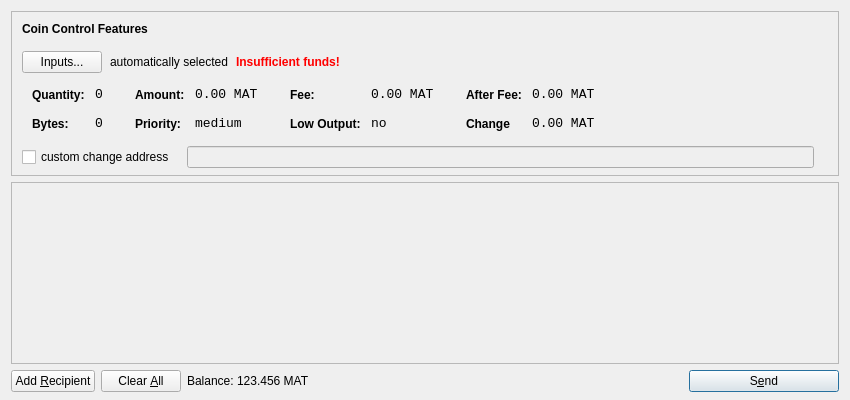
<?xml version="1.0" encoding="UTF-8"?>
<ui version="4.0">
 <class>SendCoinsDialog</class>
 <widget class="QDialog" name="SendCoinsDialog">
  <property name="geometry">
   <rect>
    <x>0</x>
    <y>0</y>
    <width>850</width>
    <height>400</height>
   </rect>
  </property>
  <property name="windowTitle">
   <string>Send Coins</string>
  </property>
  <layout class="QVBoxLayout" name="verticalLayout" stretch="0,1,0">
   <property name="bottomMargin">
    <number>8</number>
   </property>
   <item>
    <widget class="QFrame" name="frameCoinControl">
     <property name="sizePolicy">
      <sizepolicy hsizetype="Expanding" vsizetype="Expanding">
       <horstretch>0</horstretch>
       <verstretch>0</verstretch>
      </sizepolicy>
     </property>
     <property name="maximumSize">
      <size>
       <width>16777215</width>
       <height>16777215</height>
      </size>
     </property>
     <property name="frameShape">
      <enum>QFrame::StyledPanel</enum>
     </property>
     <property name="frameShadow">
      <enum>QFrame::Sunken</enum>
     </property>
     <layout class="QVBoxLayout" name="verticalLayoutCoinControl2">
      <property name="spacing">
       <number>-1</number>
      </property>
      <property name="leftMargin">
       <number>0</number>
      </property>
      <property name="topMargin">
       <number>0</number>
      </property>
      <property name="rightMargin">
       <number>0</number>
      </property>
      <property name="bottomMargin">
       <number>6</number>
      </property>
      <item>
       <layout class="QVBoxLayout" name="verticalLayoutCoinControl" stretch="0,0,0,0,1">
        <property name="spacing">
         <number>0</number>
        </property>
        <property name="leftMargin">
         <number>10</number>
        </property>
        <property name="topMargin">
         <number>10</number>
        </property>
        <item>
         <layout class="QHBoxLayout" name="horizontalLayoutCoinControl1">
          <property name="bottomMargin">
           <number>15</number>
          </property>
          <item>
           <widget class="QLabel" name="labelCoinControlFeatures">
            <property name="sizePolicy">
             <sizepolicy hsizetype="Preferred" vsizetype="Maximum">
              <horstretch>0</horstretch>
              <verstretch>0</verstretch>
             </sizepolicy>
            </property>
            <property name="font">
             <font>
              <weight>75</weight>
              <bold>true</bold>
             </font>
            </property>
            <property name="styleSheet">
             <string notr="true">font-weight:bold;</string>
            </property>
            <property name="text">
             <string>Coin Control Features</string>
            </property>
           </widget>
          </item>
         </layout>
        </item>
        <item>
         <layout class="QHBoxLayout" name="horizontalLayoutCoinControl2" stretch="0,0,0,0">
          <property name="spacing">
           <number>8</number>
          </property>
          <property name="bottomMargin">
           <number>10</number>
          </property>
          <item>
           <widget class="QPushButton" name="pushButtonCoinControl">
            <property name="styleSheet">
             <string notr="true"/>
            </property>
            <property name="text">
             <string>Inputs...</string>
            </property>
           </widget>
          </item>
          <item>
           <widget class="QLabel" name="labelCoinControlAutomaticallySelected">
            <property name="text">
             <string>automatically selected</string>
            </property>
            <property name="margin">
             <number>5</number>
            </property>
           </widget>
          </item>
          <item>
           <widget class="QLabel" name="labelCoinControlInsuffFunds">
            <property name="font">
             <font>
              <weight>75</weight>
              <bold>true</bold>
             </font>
            </property>
            <property name="styleSheet">
             <string notr="true">color:red;font-weight:bold;</string>
            </property>
            <property name="text">
             <string>Insufficient funds!</string>
            </property>
            <property name="margin">
             <number>5</number>
            </property>
           </widget>
          </item>
          <item>
           <spacer name="horizontalSpacerCoinControl">
            <property name="orientation">
             <enum>Qt::Horizontal</enum>
            </property>
            <property name="sizeHint" stdset="0">
             <size>
              <width>40</width>
              <height>1</height>
             </size>
            </property>
           </spacer>
          </item>
         </layout>
        </item>
        <item>
         <widget class="QWidget" name="widgetCoinControl" native="true">
          <property name="sizePolicy">
           <sizepolicy hsizetype="Preferred" vsizetype="Preferred">
            <horstretch>0</horstretch>
            <verstretch>0</verstretch>
           </sizepolicy>
          </property>
          <property name="minimumSize">
           <size>
            <width>0</width>
            <height>0</height>
           </size>
          </property>
          <property name="styleSheet">
           <string notr="true"/>
          </property>
          <layout class="QHBoxLayout" name="horizontalLayoutCoinControl5">
           <property name="margin">
            <number>0</number>
           </property>
           <item>
            <layout class="QHBoxLayout" name="horizontalLayoutCoinControl3" stretch="0,0,0,1">
             <property name="spacing">
              <number>20</number>
             </property>
             <property name="topMargin">
              <number>0</number>
             </property>
             <property name="bottomMargin">
              <number>10</number>
             </property>
             <item>
              <layout class="QFormLayout" name="formLayoutCoinControl1">
               <property name="horizontalSpacing">
                <number>10</number>
               </property>
               <property name="verticalSpacing">
                <number>14</number>
               </property>
               <property name="leftMargin">
                <number>10</number>
               </property>
               <property name="topMargin">
                <number>4</number>
               </property>
               <property name="rightMargin">
                <number>6</number>
               </property>
               <item row="0" column="0">
                <widget class="QLabel" name="labelCoinControlQuantityText">
                 <property name="styleSheet">
                  <string notr="true">font-weight:bold;</string>
                 </property>
                 <property name="text">
                  <string>Quantity:</string>
                 </property>
                 <property name="margin">
                  <number>0</number>
                 </property>
                </widget>
               </item>
               <item row="0" column="1">
                <widget class="QLabel" name="labelCoinControlQuantity">
                 <property name="font">
                  <font>
                   <family>Monospace</family>
                   <pointsize>10</pointsize>
                  </font>
                 </property>
                 <property name="cursor">
                  <cursorShape>IBeamCursor</cursorShape>
                 </property>
                 <property name="contextMenuPolicy">
                  <enum>Qt::ActionsContextMenu</enum>
                 </property>
                 <property name="text">
                  <string>0</string>
                 </property>
                 <property name="margin">
                  <number>0</number>
                 </property>
                 <property name="textInteractionFlags">
                  <set>Qt::LinksAccessibleByMouse|Qt::TextSelectableByKeyboard|Qt::TextSelectableByMouse</set>
                 </property>
                </widget>
               </item>
               <item row="1" column="0">
                <widget class="QLabel" name="labelCoinControlBytesText">
                 <property name="styleSheet">
                  <string notr="true">font-weight:bold;</string>
                 </property>
                 <property name="text">
                  <string>Bytes:</string>
                 </property>
                </widget>
               </item>
               <item row="1" column="1">
                <widget class="QLabel" name="labelCoinControlBytes">
                 <property name="font">
                  <font>
                   <family>Monospace</family>
                   <pointsize>10</pointsize>
                  </font>
                 </property>
                 <property name="cursor">
                  <cursorShape>IBeamCursor</cursorShape>
                 </property>
                 <property name="contextMenuPolicy">
                  <enum>Qt::ActionsContextMenu</enum>
                 </property>
                 <property name="text">
                  <string>0</string>
                 </property>
                 <property name="textInteractionFlags">
                  <set>Qt::LinksAccessibleByMouse|Qt::TextSelectableByKeyboard|Qt::TextSelectableByMouse</set>
                 </property>
                </widget>
               </item>
              </layout>
             </item>
             <item>
              <layout class="QFormLayout" name="formLayoutCoinControl2">
               <property name="horizontalSpacing">
                <number>10</number>
               </property>
               <property name="verticalSpacing">
                <number>14</number>
               </property>
               <property name="leftMargin">
                <number>6</number>
               </property>
               <property name="topMargin">
                <number>4</number>
               </property>
               <property name="rightMargin">
                <number>6</number>
               </property>
               <item row="0" column="0">
                <widget class="QLabel" name="labelCoinControlAmountText">
                 <property name="styleSheet">
                  <string notr="true">font-weight:bold;</string>
                 </property>
                 <property name="text">
                  <string>Amount:</string>
                 </property>
                 <property name="margin">
                  <number>0</number>
                 </property>
                </widget>
               </item>
               <item row="0" column="1">
                <widget class="QLabel" name="labelCoinControlAmount">
                 <property name="font">
                  <font>
                   <family>Monospace</family>
                   <pointsize>10</pointsize>
                  </font>
                 </property>
                 <property name="cursor">
                  <cursorShape>IBeamCursor</cursorShape>
                 </property>
                 <property name="contextMenuPolicy">
                  <enum>Qt::ActionsContextMenu</enum>
                 </property>
                 <property name="text">
                  <string>0.00 MAT</string>
                 </property>
                 <property name="textInteractionFlags">
                  <set>Qt::LinksAccessibleByMouse|Qt::TextSelectableByKeyboard|Qt::TextSelectableByMouse</set>
                 </property>
                </widget>
               </item>
               <item row="1" column="0">
                <widget class="QLabel" name="labelCoinControlPriorityText">
                 <property name="styleSheet">
                  <string notr="true">font-weight:bold;</string>
                 </property>
                 <property name="text">
                  <string>Priority:</string>
                 </property>
                </widget>
               </item>
               <item row="1" column="1">
                <widget class="QLabel" name="labelCoinControlPriority">
                 <property name="font">
                  <font>
                   <family>Monospace</family>
                   <pointsize>10</pointsize>
                  </font>
                 </property>
                 <property name="cursor">
                  <cursorShape>IBeamCursor</cursorShape>
                 </property>
                 <property name="contextMenuPolicy">
                  <enum>Qt::ActionsContextMenu</enum>
                 </property>
                 <property name="text">
                  <string>medium</string>
                 </property>
                 <property name="textInteractionFlags">
                  <set>Qt::LinksAccessibleByMouse|Qt::TextSelectableByKeyboard|Qt::TextSelectableByMouse</set>
                 </property>
                </widget>
               </item>
              </layout>
             </item>
             <item>
              <layout class="QFormLayout" name="formLayoutCoinControl3">
               <property name="horizontalSpacing">
                <number>10</number>
               </property>
               <property name="verticalSpacing">
                <number>14</number>
               </property>
               <property name="leftMargin">
                <number>6</number>
               </property>
               <property name="topMargin">
                <number>4</number>
               </property>
               <property name="rightMargin">
                <number>6</number>
               </property>
               <item row="0" column="0">
                <widget class="QLabel" name="labelCoinControlFeeText">
                 <property name="styleSheet">
                  <string notr="true">font-weight:bold;</string>
                 </property>
                 <property name="text">
                  <string>Fee:</string>
                 </property>
                 <property name="margin">
                  <number>0</number>
                 </property>
                </widget>
               </item>
               <item row="0" column="1">
                <widget class="QLabel" name="labelCoinControlFee">
                 <property name="font">
                  <font>
                   <family>Monospace</family>
                   <pointsize>10</pointsize>
                  </font>
                 </property>
                 <property name="cursor">
                  <cursorShape>IBeamCursor</cursorShape>
                 </property>
                 <property name="contextMenuPolicy">
                  <enum>Qt::ActionsContextMenu</enum>
                 </property>
                 <property name="text">
                  <string>0.00 MAT</string>
                 </property>
                 <property name="textInteractionFlags">
                  <set>Qt::LinksAccessibleByMouse|Qt::TextSelectableByKeyboard|Qt::TextSelectableByMouse</set>
                 </property>
                </widget>
               </item>
               <item row="1" column="0">
                <widget class="QLabel" name="labelCoinControlLowOutputText">
                 <property name="styleSheet">
                  <string notr="true">font-weight:bold;</string>
                 </property>
                 <property name="text">
                  <string>Low Output:</string>
                 </property>
                </widget>
               </item>
               <item row="1" column="1">
                <widget class="QLabel" name="labelCoinControlLowOutput">
                 <property name="font">
                  <font>
                   <family>Monospace</family>
                   <pointsize>10</pointsize>
                  </font>
                 </property>
                 <property name="cursor">
                  <cursorShape>IBeamCursor</cursorShape>
                 </property>
                 <property name="contextMenuPolicy">
                  <enum>Qt::ActionsContextMenu</enum>
                 </property>
                 <property name="text">
                  <string>no</string>
                 </property>
                 <property name="textInteractionFlags">
                  <set>Qt::LinksAccessibleByMouse|Qt::TextSelectableByKeyboard|Qt::TextSelectableByMouse</set>
                 </property>
                </widget>
               </item>
              </layout>
             </item>
             <item>
              <layout class="QFormLayout" name="formLayoutCoinControl4">
               <property name="horizontalSpacing">
                <number>10</number>
               </property>
               <property name="verticalSpacing">
                <number>14</number>
               </property>
               <property name="leftMargin">
                <number>6</number>
               </property>
               <property name="topMargin">
                <number>4</number>
               </property>
               <property name="rightMargin">
                <number>6</number>
               </property>
               <item row="0" column="0">
                <widget class="QLabel" name="labelCoinControlAfterFeeText">
                 <property name="styleSheet">
                  <string notr="true">font-weight:bold;</string>
                 </property>
                 <property name="text">
                  <string>After Fee:</string>
                 </property>
                 <property name="margin">
                  <number>0</number>
                 </property>
                </widget>
               </item>
               <item row="0" column="1">
                <widget class="QLabel" name="labelCoinControlAfterFee">
                 <property name="font">
                  <font>
                   <family>Monospace</family>
                   <pointsize>10</pointsize>
                  </font>
                 </property>
                 <property name="cursor">
                  <cursorShape>IBeamCursor</cursorShape>
                 </property>
                 <property name="contextMenuPolicy">
                  <enum>Qt::ActionsContextMenu</enum>
                 </property>
                 <property name="text">
                  <string>0.00 MAT</string>
                 </property>
                 <property name="textInteractionFlags">
                  <set>Qt::LinksAccessibleByMouse|Qt::TextSelectableByKeyboard|Qt::TextSelectableByMouse</set>
                 </property>
                </widget>
               </item>
               <item row="1" column="0">
                <widget class="QLabel" name="labelCoinControlChangeText">
                 <property name="styleSheet">
                  <string notr="true">font-weight:bold;</string>
                 </property>
                 <property name="text">
                  <string>Change</string>
                 </property>
                </widget>
               </item>
               <item row="1" column="1">
                <widget class="QLabel" name="labelCoinControlChange">
                 <property name="font">
                  <font>
                   <family>Monospace</family>
                   <pointsize>10</pointsize>
                  </font>
                 </property>
                 <property name="cursor">
                  <cursorShape>IBeamCursor</cursorShape>
                 </property>
                 <property name="contextMenuPolicy">
                  <enum>Qt::ActionsContextMenu</enum>
                 </property>
                 <property name="text">
                  <string>0.00 MAT</string>
                 </property>
                 <property name="textInteractionFlags">
                  <set>Qt::LinksAccessibleByMouse|Qt::TextSelectableByKeyboard|Qt::TextSelectableByMouse</set>
                 </property>
                </widget>
               </item>
              </layout>
             </item>
            </layout>
           </item>
          </layout>
         </widget>
        </item>
        <item>
         <layout class="QHBoxLayout" name="horizontalLayoutCoinControl4" stretch="0,0,0">
          <property name="spacing">
           <number>12</number>
          </property>
          <property name="sizeConstraint">
           <enum>QLayout::SetDefaultConstraint</enum>
          </property>
          <property name="topMargin">
           <number>5</number>
          </property>
          <property name="rightMargin">
           <number>5</number>
          </property>
          <item>
           <widget class="QCheckBox" name="checkBoxCoinControlChange">
            <property name="text">
             <string>custom change address</string>
            </property>
           </widget>
          </item>
          <item>
           <widget class="QLineEdit" name="lineEditCoinControlChange">
            <property name="enabled">
             <bool>false</bool>
            </property>
            <property name="sizePolicy">
             <sizepolicy hsizetype="Expanding" vsizetype="Fixed">
              <horstretch>0</horstretch>
              <verstretch>0</verstretch>
             </sizepolicy>
            </property>
           </widget>
          </item>
          <item>
           <widget class="QLabel" name="labelCoinControlChangeLabel">
            <property name="sizePolicy">
             <sizepolicy hsizetype="Preferred" vsizetype="Expanding">
              <horstretch>0</horstretch>
              <verstretch>0</verstretch>
             </sizepolicy>
            </property>
            <property name="minimumSize">
             <size>
              <width>0</width>
              <height>0</height>
             </size>
            </property>
            <property name="text">
             <string/>
            </property>
            <property name="margin">
             <number>3</number>
            </property>
           </widget>
          </item>
         </layout>
        </item>
        <item>
         <spacer name="verticalSpacerCoinControl">
          <property name="orientation">
           <enum>Qt::Vertical</enum>
          </property>
          <property name="sizeHint" stdset="0">
           <size>
            <width>800</width>
            <height>1</height>
           </size>
          </property>
         </spacer>
        </item>
       </layout>
      </item>
     </layout>
    </widget>
   </item>
   <item>
    <widget class="QScrollArea" name="scrollArea">
     <property name="widgetResizable">
      <bool>true</bool>
     </property>
     <widget class="QWidget" name="scrollAreaWidgetContents">
      <property name="geometry">
       <rect>
        <x>0</x>
        <y>0</y>
        <width>830</width>
        <height>165</height>
       </rect>
      </property>
      <layout class="QVBoxLayout" name="verticalLayout_2">
       <property name="margin">
        <number>0</number>
       </property>
       <item>
        <layout class="QVBoxLayout" name="entries">
         <property name="spacing">
          <number>6</number>
         </property>
        </layout>
       </item>
       <item>
        <spacer name="verticalSpacer">
         <property name="orientation">
          <enum>Qt::Vertical</enum>
         </property>
         <property name="sizeHint" stdset="0">
          <size>
           <width>20</width>
           <height>40</height>
          </size>
         </property>
        </spacer>
       </item>
      </layout>
     </widget>
    </widget>
   </item>
   <item>
    <layout class="QHBoxLayout" name="horizontalLayout">
     <item>
      <widget class="QPushButton" name="addButton">
       <property name="toolTip">
        <string>Send to multiple recipients at once</string>
       </property>
       <property name="text">
        <string>Add &amp;Recipient</string>
       </property>
       <property name="icon">
        <iconset resource="../bitcoin.qrc">
         <normaloff>:/icons/add</normaloff>:/icons/add</iconset>
       </property>
       <property name="autoDefault">
        <bool>false</bool>
       </property>
      </widget>
     </item>
     <item>
      <widget class="QPushButton" name="clearButton">
       <property name="sizePolicy">
        <sizepolicy hsizetype="Minimum" vsizetype="Fixed">
         <horstretch>0</horstretch>
         <verstretch>0</verstretch>
        </sizepolicy>
       </property>
       <property name="toolTip">
        <string>Remove all transaction fields</string>
       </property>
       <property name="text">
        <string>Clear &amp;All</string>
       </property>
       <property name="icon">
        <iconset resource="../bitcoin.qrc">
         <normaloff>:/icons/remove</normaloff>:/icons/remove</iconset>
       </property>
       <property name="autoRepeatDelay">
        <number>300</number>
       </property>
       <property name="autoDefault">
        <bool>false</bool>
       </property>
      </widget>
     </item>
     <item>
      <layout class="QHBoxLayout" name="horizontalLayout_2">
       <property name="spacing">
        <number>3</number>
       </property>
       <item>
        <widget class="QLabel" name="label">
         <property name="sizePolicy">
          <sizepolicy hsizetype="Preferred" vsizetype="Fixed">
           <horstretch>0</horstretch>
           <verstretch>0</verstretch>
          </sizepolicy>
         </property>
         <property name="text">
          <string>Balance:</string>
         </property>
        </widget>
       </item>
       <item>
        <widget class="QLabel" name="labelBalance">
         <property name="sizePolicy">
          <sizepolicy hsizetype="Preferred" vsizetype="Fixed">
           <horstretch>0</horstretch>
           <verstretch>0</verstretch>
          </sizepolicy>
         </property>
         <property name="cursor">
          <cursorShape>IBeamCursor</cursorShape>
         </property>
         <property name="text">
          <string>123.456 MAT</string>
         </property>
         <property name="textInteractionFlags">
          <set>Qt::LinksAccessibleByMouse|Qt::TextSelectableByKeyboard|Qt::TextSelectableByMouse</set>
         </property>
        </widget>
       </item>
      </layout>
     </item>
     <item>
      <spacer name="horizontalSpacer">
       <property name="orientation">
        <enum>Qt::Horizontal</enum>
       </property>
       <property name="sizeHint" stdset="0">
        <size>
         <width>40</width>
         <height>20</height>
        </size>
       </property>
      </spacer>
     </item>
     <item>
      <widget class="QPushButton" name="sendButton">
       <property name="minimumSize">
        <size>
         <width>150</width>
         <height>0</height>
        </size>
       </property>
       <property name="toolTip">
        <string>Confirm the send action</string>
       </property>
       <property name="text">
        <string>S&amp;end</string>
       </property>
       <property name="icon">
        <iconset resource="../bitcoin.qrc">
         <normaloff>:/icons/send</normaloff>:/icons/send</iconset>
       </property>
       <property name="default">
        <bool>true</bool>
       </property>
      </widget>
     </item>
    </layout>
   </item>
  </layout>
 </widget>
 <resources>
  <include location="../bitcoin.qrc"/>
 </resources>
 <connections/>
</ui>
